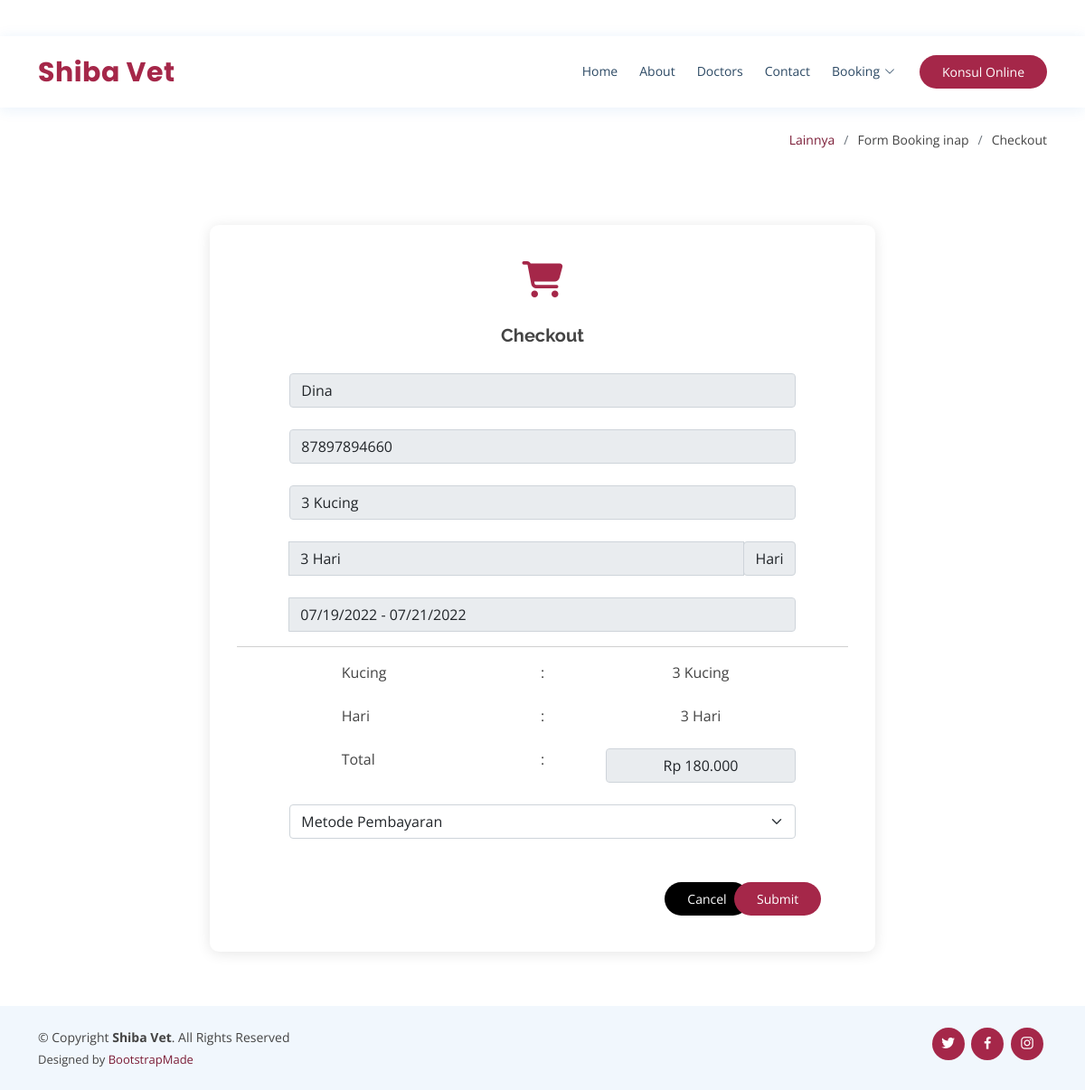
Screenshot of /User/Front/forms/checkoutinap.php?telp_inap=87897894660 (signed in) with the database file from the repository.
### tables this page shows
CREATE TABLE `tb_bookinginap` (
  `id_inap` int(11) NOT NULL,
  `nama_inap` varchar(32) NOT NULL,
  `telp_inap` varchar(32) NOT NULL,
  `kapasitas_inap` varchar(32) NOT NULL,
  `jumlah_inap` varchar(32) NOT NULL,
  `waktu_inap` varchar(64) NOT NULL,
  `total_inap` varchar(32) NOT NULL,
  `metode_pembayaran` varchar(32) NOT NULL,
  `status_inap` varchar(32) NOT NULL
);

### User/Front/forms/checkoutinap.php (the view, shortened to what this page needs)
<!DOCTYPE html>
<html lang="en">
<?php include'../include/header.php'?>
<body>
    <main id="main">
        <section class="breadcrumbs">
            <div class="container">
                <div class="d-flex justify-content-between align-items-center">
                    <h2>&nbsp;</h2>
                    <ol>
                        <li><a href="../index.html" style="color:#7B1D37;">Lainnya</a></li>
                        <li>Form Booking inap</li>
                        <li>Checkout</li>
                    </ol>
                </div>
            </div>
        </section>
        <section id="why-us" class="why-us">
            <div class="container">
                <div class="col-md-12">
                    <div class="icon-boxes d-flex flex-column justify-content-center">
                        <div class="row">
                            <div class="col-xl-2 d-flex align-items-stretch">
                            </div>
                            <div class="col-xl-8 d-flex align-items-stretch">
                                <div class="icon-box mt-4 mt-xl-0">
                                    <i class="fa-solid fa-cart-shopping"></i>
                                    <h4>Checkout
                                    </h4>
                                    <?php
	                                include '../../Back/conn.php';
	                                $telp_inap = $_GET['telp_inap'];
	                                $data = mysqli_query($conn,"SELECT * FROM tb_bookinginap WHERE telp_inap = '$telp_inap'");
	                                while($d = mysqli_fetch_array($data)){
		                            ?>
                                    <form action="../../../User/Back/exc-checkoutinap.php" method="POST" role="form">
                                        <div class="row">
                                            <div class="col-md-1 form-group text-align-center">
                                            </div>
                                            <div class="col-md-10 form-group text-align-center">
                                                <input type="text" name="nama_inap" class="form-control" readonly="true"
                                                    id="name" value="<?= $d['nama_inap']?>">
                                            </div>
                                            <div class="col-md-1 form-group text-align-center">
                                            </div>
                                        </div>
                                        <br>
                                        <div class="row">
                                            <div class="col-md-1 form-group text-align-center">
                                            </div>
                                            <div class="col-md-10 form-group text-align-center">
                                                <input type="text" readonly="true" name="telp_inap" class="form-control"
                                                    value="<?= $d['telp_inap']?>">
                                            </div>
                                            <div class="col-md-1 form-group text-align-center">
                                            </div>
                                        </div>
                                        <br>
                                        <div class="row">
                                            <div class="col-md-1 form-group text-align-center">
                                            </div>
                                            <div class="col-md-10 form-group text-align-center">
                                                <input type="text" readonly="true" name="kapasitas_inap"
                                                    class="form-control" value="<?= $d['kapasitas_inap']?>">
                                            </div>
                                            <div class="col-md-1 form-group text-align-center">
                                            </div>
                                        </div>
                                        <br>
                                        <div class="row">
                                            <div class="col-md-1 form-group text-align-center">
                                            </div>
                                            <div class="col-md-10 form-group text-align-center">
                                                <div class="input-group">
                                                    <input type="text" readonly="true" name="jumlah_inap"
                                                        class="form-control" placeholder="Jumlah"
                                                        value="<?= $d['jumlah_inap']?>">
                                                    <div class="input-group-append">
                                                        <div class="input-group-text">Hari</div>
                                                    </div>
                                                </div>
                                            </div>
                                            <div class="col-md-1 form-group text-align-center">
                                            </div>
                                        </div>
                                        <br>
                                        <div class="row">
                                            <div class="col-md-1 form-group text-align-center">
                                            </div>
                                            <div class="col-md-10 form-group text-align-center">
                                                <div class="input-group">
                                                    <input type="text" readonly="true" class="form-control"
                                                        name="waktu_inap" value="<?= $d['waktu_inap']?>" />
                                                </div>
                                            </div>
                                            <div class="col-md-1 form-group text-align-center">
                                            </div>
                                        </div>
                                        <hr>
                                        <div class="row">
                                            <div class="col-md-2 form-group text-align-center">
                                            </div>
                                            <div class="col-md-3 form-group text-align-center">
                                                <div class="input-group">
                                                    <span>Kucing</span>
                                                </div>
                                            </div>
                                            <div class="col-md-2 form-group text-align-center">
                                                <span>:</span>
                                            </div>
                                            <div class="col-md-4 form-group text-align-center">
                                                <span><?= $d['kapasitas_inap']?></span>
                                            </div>
                                        </div>
                                        <br>
                                        <div class="row">
                                            <div class="col-md-2 form-group text-align-center">
                                            </div>
                                            <div class="col-md-3 form-group text-align-center">
                                                <div class="input-group">
                                                    <span>Hari</span>
                                                </div>
                                            </div>
                                            <div class="col-md-2 form-group text-align-center">
                                                <span>:</span>
                                            </div>
                                            <div class="col-md-4 form-group text-align-center">
                                                <span><?= $d['jumlah_inap']?></span>
                                            </div>
                                        </div>
                                        <br>
                                        <div class="row">
                                            <div class="col-md-2 form-group text-align-center">
                                            </div>
                                            <div class="col-md-3 form-group text-align-center">
                                                <div class="input-group">
                                                    <span>Total</span>
                                                </div>
                                            </div>
                                            <div class="col-md-2 form-group text-align-center">
                                                <span>:</span>
                                            </div>
                                            <div class="col-md-4 form-group text-align-center">
                                                <span>
                                                    <?php
                                                    if($d['kapasitas_inap'] == '1 Kucing' && $d['jumlah_inap'] == '3 Hari'){
                                                        echo "<input type='text' readonly='true' class='form-control' style='text-align: center;'
                                                        name='total_inap' value='Rp 60.000'";
                                                    }elseif($d['kapasitas_inap'] == '1 Kucing' && $d['jumlah_inap'] == '7 Hari'){
                                                        echo "<input type='text' readonly='true' class='form-control' style='text-align: center;'
                                                        name='total_inap' value='Rp 140.000'";
                                                    }elseif($d['kapasitas_inap'] == '1 Kucing' && $d['jumlah_inap'] == '14 Hari'){
                                                        echo "<input type='text' readonly='true' class='form-control' style='text-align: center;'
                                                        name='total_inap' value='Rp 280.000'";
                                                    }elseif($d['kapasitas_inap'] == '2 Kucing' && $d['jumlah_inap'] == '3 Hari'){
                                                        echo "<input type='text' readonly='true' class='form-control' style='text-align: center;'
                                                        name='total_inap' value='Rp 120.000'";
                                                    }elseif($d['kapasitas_inap'] == '2 Kucing' && $d['jumlah_inap'] == '7 Hari'){
                                                        echo "<input type='text' readonly='true' class='form-control' style='text-align: center;'
                                                        name='total_inap' value='Rp 280.000'";
                                                    }elseif($d['kapasitas_inap'] == '2 Kucing' && $d['jumlah_inap'] == '14 Hari'){
                                                        echo "<input type='text' readonly='true' class='form-control' style='text-align: center;'
                                                        name='total_inap' value='Rp 560.000'";
                                                    }elseif($d['kapasitas_inap'] == '3 Kucing' && $d['jumlah_inap'] == '3 Hari'){
                                                        echo "<input type='text' readonly='true' class='form-control' style='text-align: center;'
                                                        name='total_inap' value='Rp 180.000'";
                                                    }elseif($d['kapasitas_inap'] == '3 Kucing' && $d['jumlah_inap'] == '7 Hari'){
                                                        echo "<input type='text' readonly='true' class='form-control' style='text-align: center;'
                                                        name='total_inap' value='Rp 420.000'";
                                                    }elseif($d['kapasitas_inap'] == '3 Kucing' && $d['jumlah_inap'] == '14 Hari'){
                                                        echo "<input type='text' readonly='true' class='form-control' style='text-align: center;'
                                                        name='total_inap' value='Rp 840.000'";
                                                    }
                                                    else{
                                                        echo"Invalid";
                                                    }
                                                    ?>
                                                </span>
                                            </div>
                                        </div>
                                        <br>
                                        <div class="row">
                                            <div class="col-md-1 form-group text-align-center">
                                            </div>
                                            <div class="col-md-10 form-group text-align-center">
                                                <select name="metode_pembayaran" id="metode_pembayaran" required
                                                    class="form-select">
                                                    <option selected readonly="true">Metode Pembayaran</option>
                                                </select>
                                            </div>
                                            <div class="col-md-1 form-group text-align-center">
                                            </div>
                                        </div>
                                        <br>
                                        <br>
                                        <div class="row">
                                            <div class="col-md-7 form-group text-align-center">
                                            </div>
                                            <div class="col-md-2 form-group text-align-center">
                                                <a href="../../Back/exc-cancelinap.php?telp_inap=<?=$telp_inap?>"
                                                    class="appointment-btn2"><span class="d-none d-md-inline">Cancel</a>
                                            </div>
                                            <div class="col-md-2 form-group text-align-center">
                                                <button type="submit" name="submit" class="appointment-btn"><span
                                                        class="d-none d-md-inline">Submit</button>
                                            </div>
                                            <div class="col-md-1 form-group text-align-center">
                                            </div>
                                        </div>
                                    </form>
                                    <?php } ?>
                                </div>
                            </div>
                            <div class="col-xl-2 d-flex align-items-stretch">
                            </div>
                        </div>
                    </div>
                </div>
            </div>
        </section>
    </main>
    <?php include'../include/footer.php'?>
</body>
</html>

### rows the page displays
tb_bookinginap: nama_inap "Dina", telp_inap "87897894660", kapasitas_inap "3 Kucing", jumlah_inap "3 Hari", waktu_inap "07/19/2022 - 07/21/2022"
